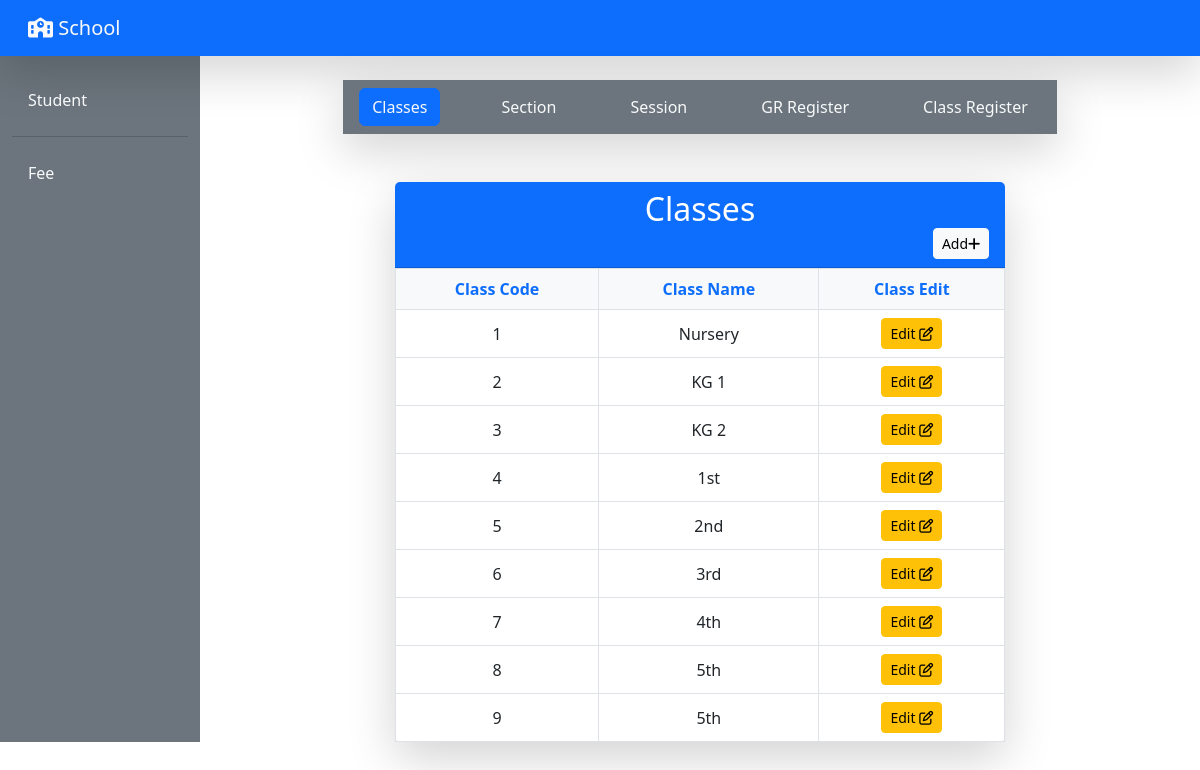
The app's page /classes/, older data.
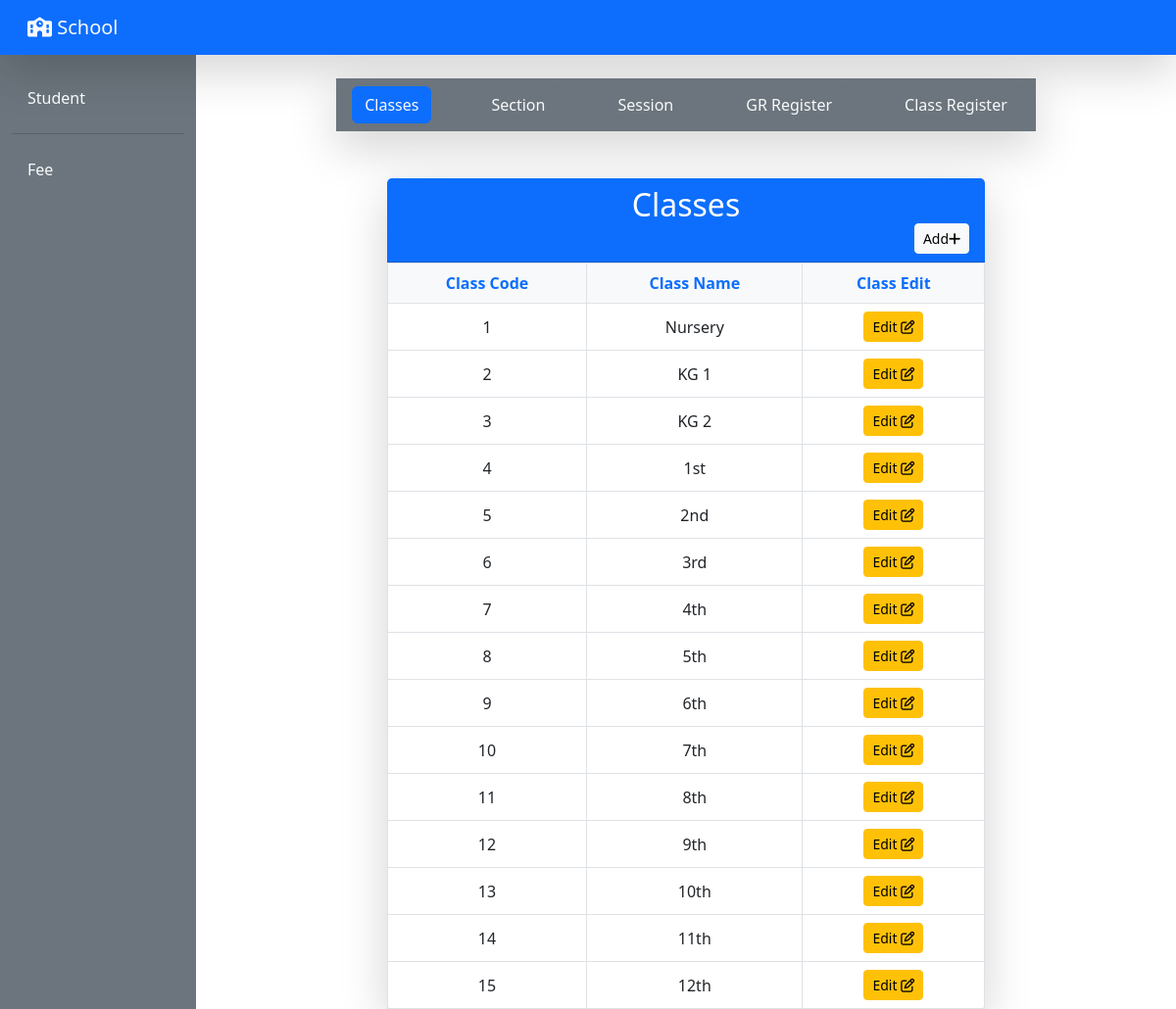
The same page, newer data.
### student/models.py (models this page shows, shortened)
class Classes(models.Model):
    class_code = models.AutoField(primary_key = True)
    class_name = models.CharField(max_length = 200)

### student/views.py (the view)
# urls.py: path('classes/', views.classes, name = 'classes'),
def classes(request):
    classes = Classes.objects.all()
    return render(request, 'classes/classes.html', locals())

### student/templates/classes/classes.html (shortened to what this page needs)
{% extends 'front_pages/base2.html' %}
{% block my %}
    <div class="container mt-5">
        <div class="row justify-content-center">
            <div class="col-lg-8 col-md-10">
                <div class="card shadow-lg border-0">
                    <div class="card-header bg-primary text-white">
                        <h2 class="text-center mb-0">Classes</h2>
                        <a class="btn btn-light btn-sm float-end" href="{% url 'class_add' %}">Add<i class="fa-solid fa-plus"></i></a>
                    </div>
                    <div class="card-body p-0">
                        <table class="table table-hover table-bordered mb-0">
                            <thead class="bg-light">
                                <tr class="text-center">
                                    <th class="text-primary">Class Code</th>
                                    <th class="text-primary">Class Name</th>
                                    <th class="text-primary">Class Edit</th>
                                </tr>
                            </thead>
                            <tbody>
                                {% for classes in classes %}
                                    <tr class="text-center align-middle">
                                        <td>{{ classes.class_code }}</td>
                                        <td>{{ classes.class_name }}</td>
                                        <td><a class="btn btn-warning btn-sm" href="{% url 'class_edit' classes.class_code %}">Edit <i class="fa-regular fa-pen-to-square"></i></a></td>
                                    </tr>
                                {% endfor %}
                            </tbody>
                        </table>
                    </div>
                </div>
            </div>
        </div>
    </div>
{% endblock my %}

### student/templates/front_pages/base2.html
{% extends 'front_pages/base.html' %}
{% block content %}
<br>
<nav class="navbar navbar-expand-lg bg-secondary shadow-lg w-75 m-auto">
    <ul class="navbar-nav m-auto">
        <li>
            <a class="btn me-5 {% if request.path == '/classes/' %}btn-primary{% else %}btn-secondary{% endif %} text-light" href="{% url 'classes' %}">
                Classes
            </a>
        </li>
        <li>
            <a class="btn me-5 {% if request.path == '/section/' %}btn-primary{% else %}btn-secondary{% endif %} text-light" href="{% url 'section' %}">
                Section
            </a>
        </li>
        <li>
            <a class="btn me-5 {% if request.path == '/session/' %}btn-primary{% else %}btn-secondary{% endif %} text-light" href="{% url 'session' %}">
                Session
            </a>
        </li>
        <li>
            <a class="btn me-5 {% if request.path == '/gr-register/' %}btn-primary{% else %}btn-secondary{% endif %} text-light" href="{% url 'gr_register' %}">
                GR Register
            </a>
        </li>
        <li>
            <a class="btn {% if request.path == '/class-register/' %}btn-primary{% else %}btn-secondary{% endif %} text-light" href="{% url 'class_register' %}">
                Class Register
            </a>
        </li>
    </ul>
</nav>
    {% block my %}{% endblock my %}
{% endblock content %}

### student/templates/front_pages/base.html (shortened to what this page needs)
{% load static %}
<!DOCTYPE html>
<html lang="en">
<head>
    <link rel="stylesheet" href="{% static 'bootstrap/css/bootstrap.css' %}">
    <link rel="stylesheet" href="{% static 'css/layout.css' %}">
    <link rel="stylesheet" href="{% static 'css/style.css' %}">
</head>
<body>
    <nav class="navbar navbar-expand-lg bg-primary shadow-lg">
        <div class="container-fluid">
            <a class="navbar-brand text-light ms-3" href="{% url 'home' %}">
                <i class="fa-solid fa-school"></i> School
            </a>
        </div>
    </nav>
    <div class="container-fluid">
        <div class="row">
            <nav id="sidebar" class="col-md-3 col-lg-2 d-md-block bg-secondary sidebar collapse">
                <div class="position-sticky">
                    <ul class="nav flex-column">
                        <li class="nav-item"><br>
                            <a class="nav-link active text-light" href="{% url 'home' %}">Student</a>
                        </li>
                        <hr>
                        <li class="nav-item">
                            <a class="nav-link text-light" href="{% url 'fee_type' %}">Fee</a>
                        </li>
                </div><br>
            </nav>
            <main class="col-md-9 ms-sm-auto col-lg-10 px-md-4">
                {% block content %}{% endblock content %}
            </main>
        </div>
    </div>
</body>
</html>

Row changes from the older to the newer data that the page shows:
changed Classes id 9: class_name "5th" → "6th"
added Classes: class_code "10", class_name "7th"
added Classes: class_code "11", class_name "8th"
added Classes: class_code "12", class_name "9th"
added Classes: class_code "13", class_name "10th"
added Classes: class_code "14", class_name "11th"
added Classes: class_code "15", class_name "12th"
